Frame 1 (no input): blank canvas, image omitted
Frame 60 (no input): blank canvas, image omitted
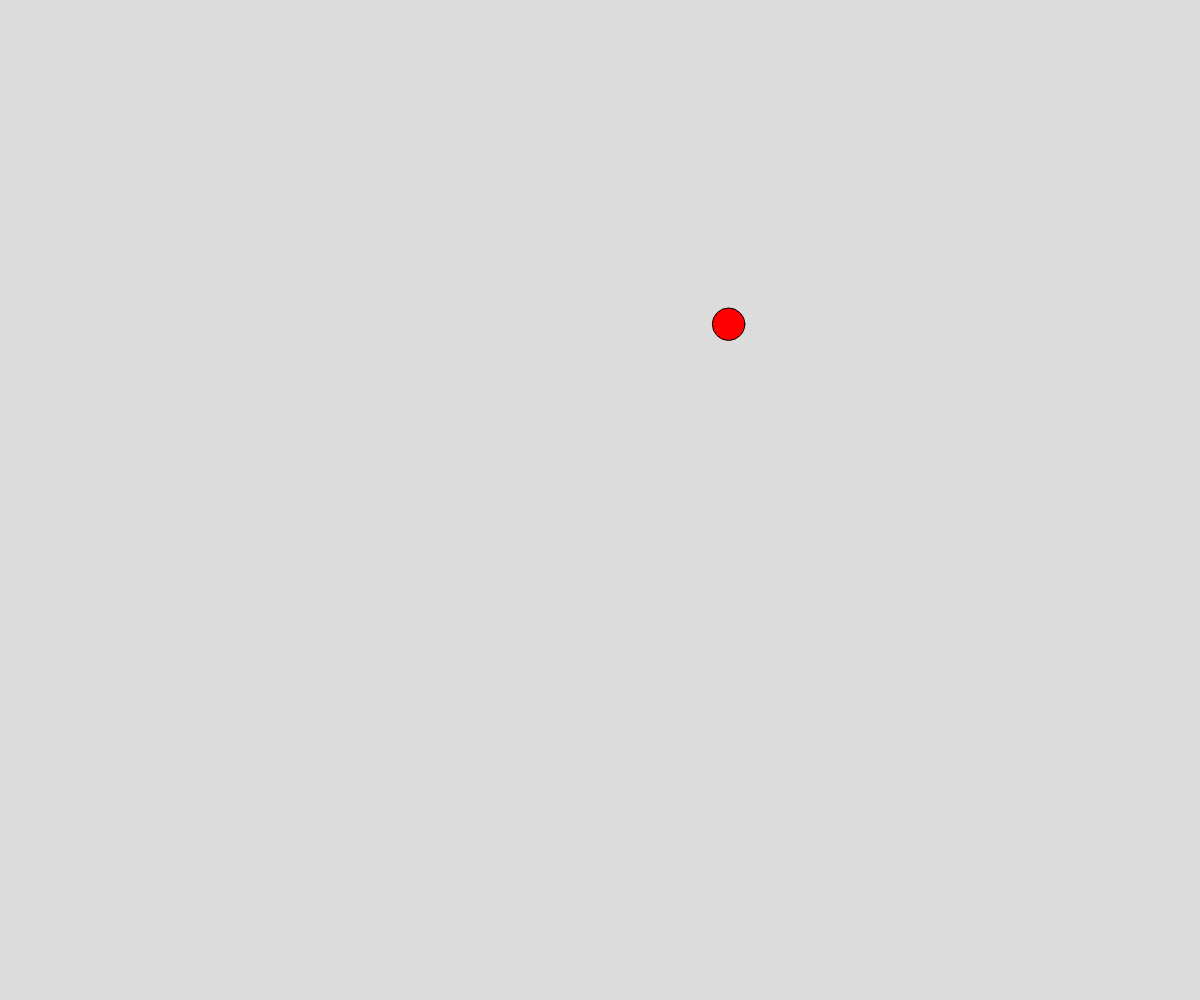
Frame 120 (the mouse pressed at the canvas centre since frame 60)

The p5.js sketch whose frames 1 and 60 were blank and that drew this single picture after the mouse press (run headless with seeded random() and noise() and a simulated clock; from frame 60 on, the mouse is pressed at the canvas centre):

// p5.js sketch
// ── sketch.js
// Project Title
// Your Name
// Date
//
// Extra for Experts:
// - describe what you did to take this project "above and beyond"


class Ball {

  constructor(x, y) {
    this.x = x;
    this.y = y;
    this.dx = random(-5, 5);
    this.dy = random(-5, 5);
    this.radius = random(5, 20);
    this.colour = "red";
  }

  display() {
    fill(this.colour);
    circle(this.x, this.y, this.radius*2);
  }

  move() {
    this.x += this.dx;
    this.y += this.dy;

    if (this.x <= this.radius || this.x >= width-this.radius) {
      this.dx *= -1;
    }
    if (this.y <= this.radius || this.y >= height-this.radius) {
      this.dy *= -1;
    }
  }
  collisions(otherBall) {
    if (dist(this.x, this.y, otherBall.x, otherBall.y) < this.radius + otherBall.radius) {
      let tempX = this.dx;
      let tempY = this.dy;
      this.dx = otherBall.dx;
      this.dy = otherBall.dy;
      otherBall.dx = tempX;
      otherBall.dy = tempY;
    }
  }
}


let balls = [];


function setup() {
  createCanvas(windowWidth, windowHeight);
}

function draw() {
  background(220);
  for (let someBall of balls) {
    for (let otherBall of balls) {
      if (otherBall !== someBall) {
        someBall.collisions(otherBall);
      }
    }
    someBall.move();
    someBall.display();
  }
}

function mousePressed() {
  let theBall = new Ball(mouseX, mouseY);
  balls.push(theBall);
}
